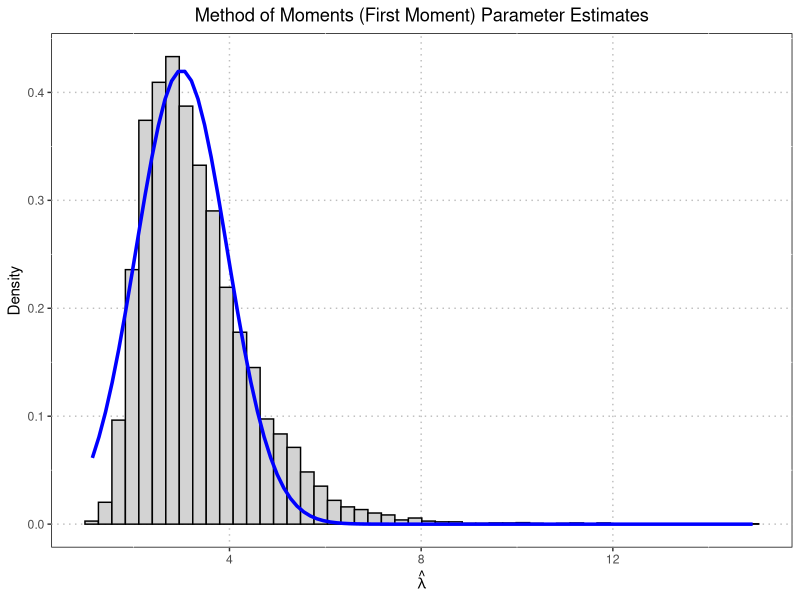
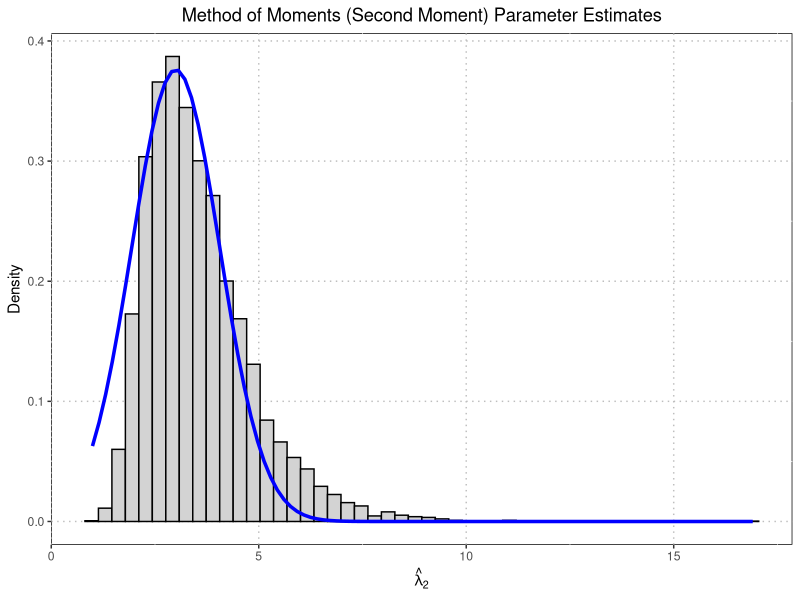

The R source for these figures, in order:
## ---- chunk 1
#| output: False
library(dplyr)
library(ggplot2)
## ---- chunk 2
lambda = 3
## ---- chunk 3
lambda_hat = function(Ts){
  Tn = 0
  for(Ti in Ts){
    Tn = Tn + Ti
  }
  Tn = Tn / 10
  lambda_hat = 1/Tn
  return(lambda_hat)
}
## ---- chunk 4
lambda_2_hat = function(Ts){
  sum = 0
  for(Ti in Ts){
    sum = sum + Ti^2
  }
  lambda_2_hat = sqrt(2*10/sum)
  return(lambda_2_hat)
}
## ---- chunk 5
data = tibble()
data = data %>%
  mutate(lambda_hat = 0) %>%
  mutate(lambda_2_hat = 0)

for(i in c(1:10000)){
  Ts = rexp(10, lambda)
  data = data %>% add_row(lambda_hat = lambda_hat(Ts),
                          lambda_2_hat = lambda_2_hat(Ts))
}
## ---- chunk 6
bias_lambda_hat = mean(data$lambda_hat) - lambda

variance_lambda_hat = var(data$lambda_hat)

mse_lambda_hat = variance_lambda_hat + bias_lambda_hat^2
## ---- chunk 7
bias_lambda_2_hat = mean(data$lambda_2_hat) - lambda

variance_lambda_2_hat = var(data$lambda_2_hat)

mse_lambda_2_hat = variance_lambda_2_hat + bias_lambda_2_hat^2
## ---- chunk 8
#| label: fig-lambda_hat
#| fig-cap: "Histogram of lambda_hat estimates and their distribution"
plot_lambda_hat = ggplot(data) +
  # Histogram
  geom_histogram(aes(x = lambda_hat, y = after_stat(density)), bins = 50,
                 fill = "lightgray", color = "black") +
  # normal density curve
  stat_function(fun = dnorm, args = list(mean = lambda, sd = sqrt(lambda^2/10)),
                color = "blue", linewidth = 1.2) +
  # aesthetics
  theme(panel.background = element_rect(fill = "white", color = "black")) +
  theme(panel.grid.major = element_line(color = "gray", linetype = "dotted")) +
  # labels
  labs(x = bquote(hat(lambda)), y = "Density", title = "Method of Moments (First Moment) Parameter Estimates") +
  theme(plot.title = element_text(hjust=0.5))

plot_lambda_hat
## ---- chunk 9
#| label: fig-lambda_2_hat
#| fig-cap: "Histogram of lambda_2_hat estimates and their distribution"
plot_lambda_2_hat = ggplot(data) +
  # histogram
  geom_histogram(aes(x = lambda_2_hat, y = after_stat(density)), bins = 50,
                 fill = "lightgray", color = "black") +
  # normal density curve
  stat_function(fun = dnorm, args = list(mean = lambda, sd = sqrt(lambda^2*5/40)),
                color = "blue", linewidth = 1.2) +
  # aesthetics
  theme(panel.background = element_rect(fill = "white", color = "black")) +
  theme(panel.grid.major = element_line(color = "gray", linetype = "dotted")) +
  # labels
  labs(x = bquote(hat(lambda)[2]), y = "Density", title = "Method of Moments (Second Moment) Parameter Estimates") +
  theme(plot.title = element_text(hjust=0.5))

plot_lambda_2_hat
